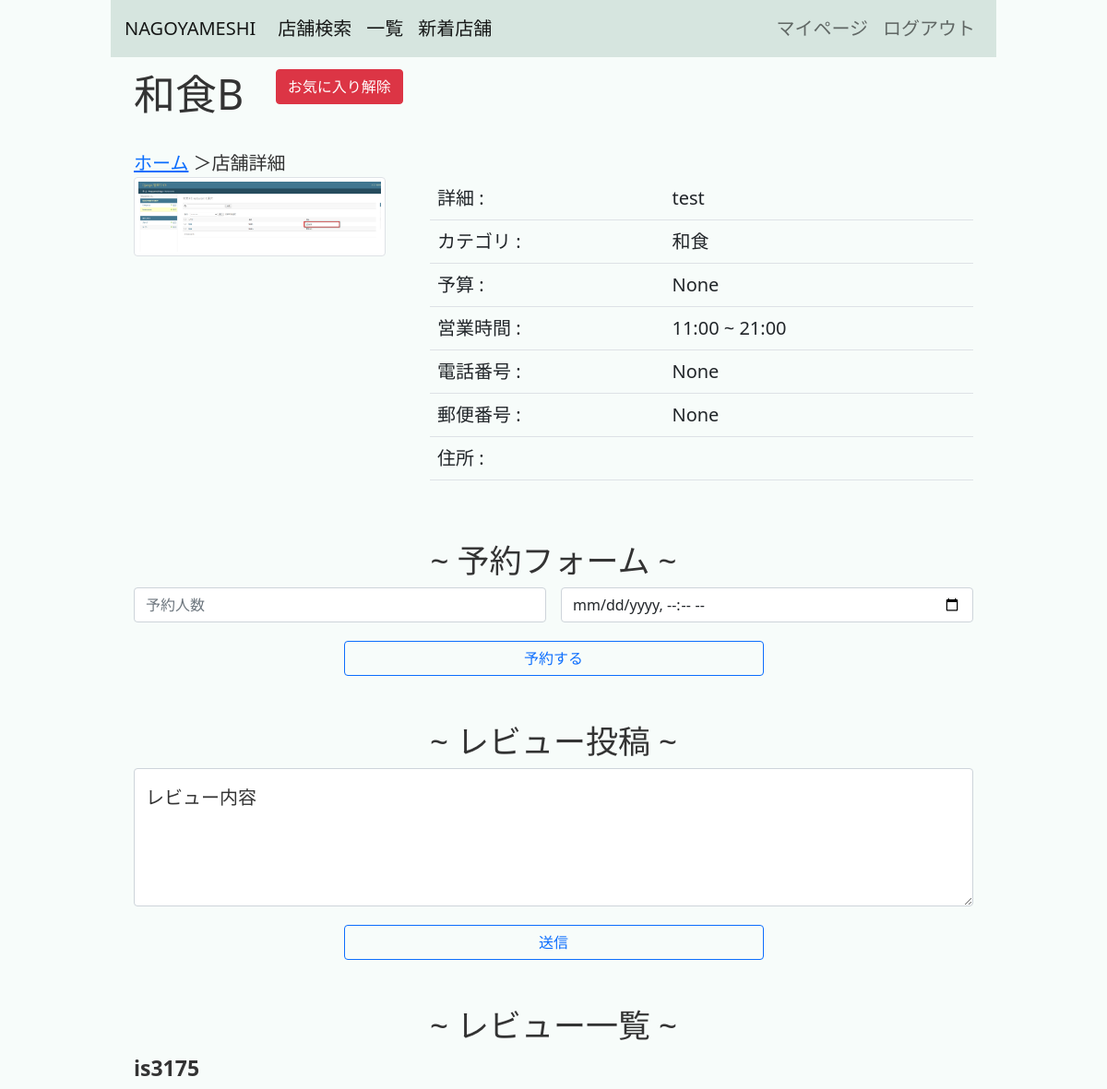
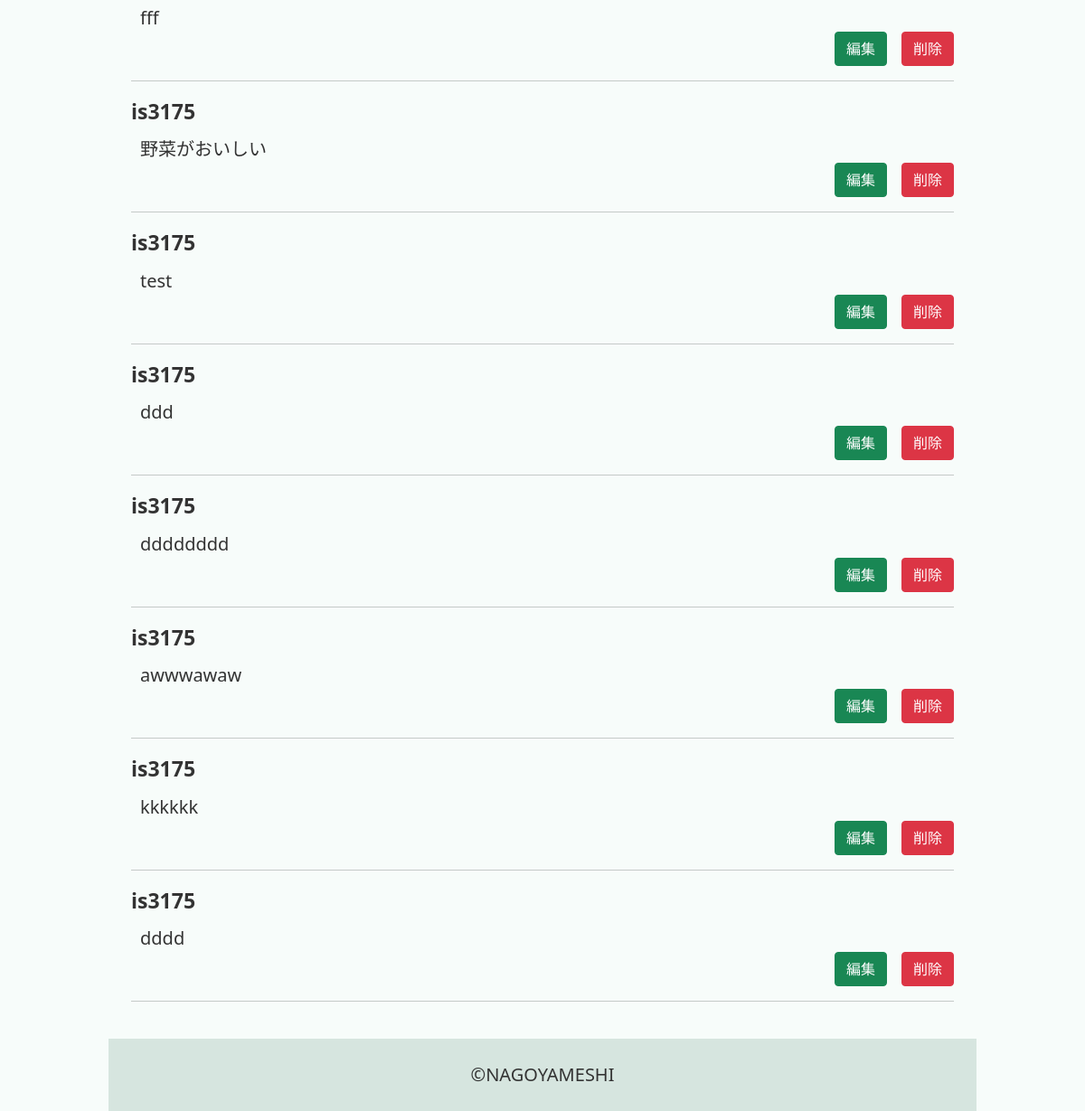
/restaurant/9/ (signed in), run on an earlier commit of the app's database (2 pictures, top to bottom).
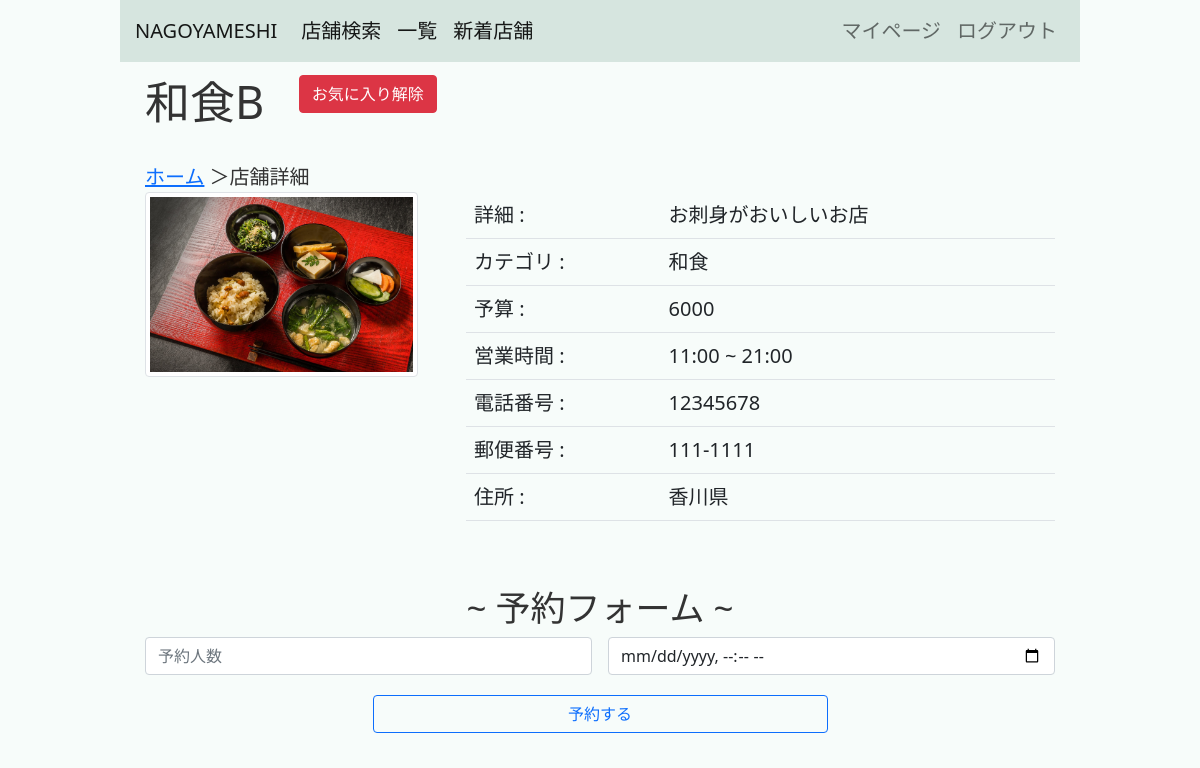
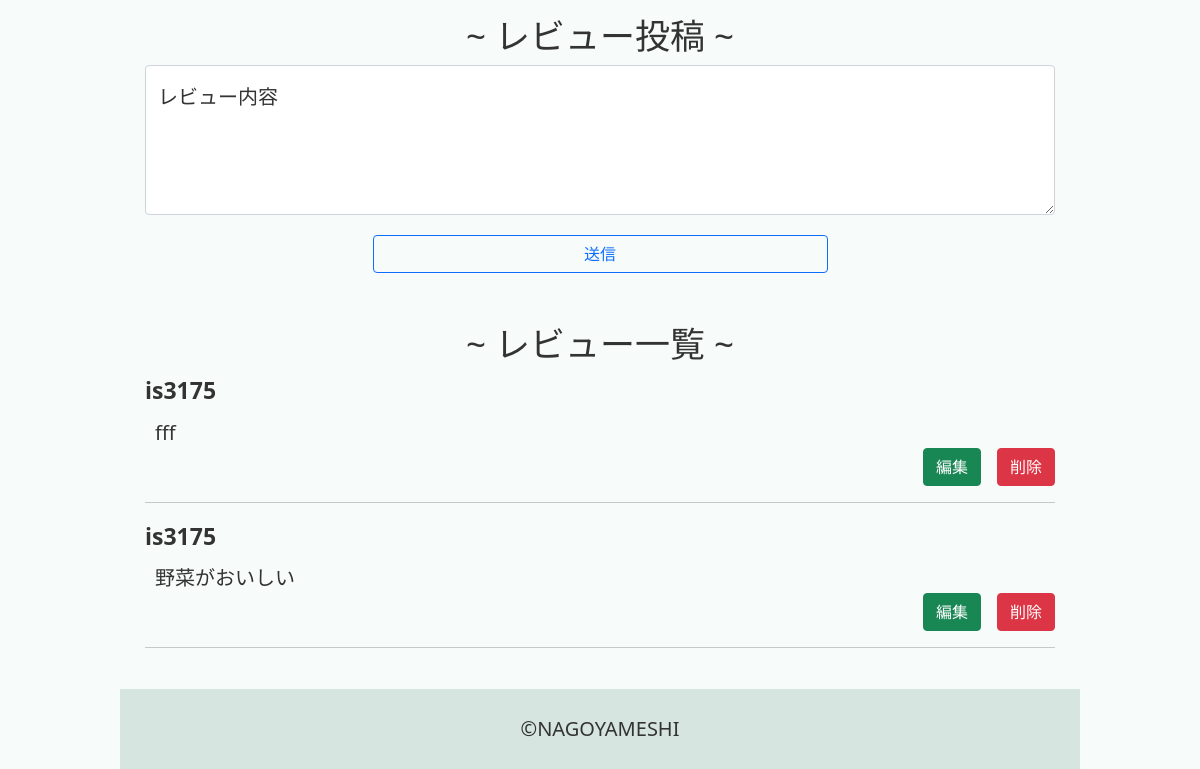
And on a later commit of the database (2 pictures, top to bottom).
### nagoyameshiapp/models.py (models this page shows, shortened)
class Restaurant(models.Model):
    category    = models.ForeignKey(Category, verbose_name="カテゴリ", on_delete=models.CASCADE)
    name        = models.CharField(verbose_name="名前", max_length=50)
    image       = models.ImageField(verbose_name="画像", upload_to="nagoyameshiapp/restaurant/image/",blank=True,null=True)
    description = models.CharField(verbose_name="店舗説明", max_length=500)
    start_at    = models.TimeField(verbose_name="営業開始時間", default=timezone.now)
    end_at      = models.TimeField(verbose_name="営業終了時間", default=timezone.now)
    cost        = models.PositiveIntegerField(verbose_name="価格帯", blank=True, null=True)
    post_code   = models.CharField(verbose_name="郵便番号", max_length=8, blank=True, null=True)
    address     = models.CharField(verbose_name="住所", max_length=100, blank=True)
    tel         = models.CharField(verbose_name="電話番号", max_length=11, blank=True, null=True)
    created_at  = models.DateTimeField(verbose_name="投稿日時", default=timezone.now)
    updated_at  = models.DateTimeField(verbose_name="更新日時", auto_now=True)

class Review(models.Model):
    restaurant  = models.ForeignKey(Restaurant, verbose_name="店舗", on_delete=models.CASCADE)
    user        = models.ForeignKey(User, verbose_name="投稿者", on_delete=models.CASCADE)
    content     = models.CharField(verbose_name="内容", max_length=100)
    created_at  = models.DateTimeField(verbose_name="投稿日時", default=timezone.now)
    updated_at  = models.DateTimeField(verbose_name="更新日時", auto_now=True)

class Category(models.Model):
    name        = models.CharField(verbose_name="名前", max_length=15)
    created_at  = models.DateTimeField(verbose_name="作成日時", default=timezone.now)
    updated_at  = models.DateTimeField(verbose_name="更新日時", auto_now=True)
    def __str__(self):
        return self.name

### nagoyameshiapp/views.py (the view)
class RestaurantView(LoginRequiredMixin,View):
    def get(self, request, pk, *args, **kwargs):
        context = {}
        context["restaurant"] = Restaurant.objects.filter(id=pk).first()
        context["reviews"]    = Review.objects.filter(restaurant=pk)
        if Favorite.objects.filter(restaurant=pk, user=request.user):
            context["is_favorite"] = True
        else:
            context["is_favorite"] = False
        return render(request, "nagoyameshiapp/restaurant.html", context)

### templates/nagoyameshiapp/restaurant.html (shortened to what the changed rows need)
{% extends "nagoyameshiapp/base.html" %}
{% block main %}
<article>
    <div class="restaurant_name">
        <h1 >{{ restaurant.name }}</h1>
        <form action="{% url 'nagoyameshiapp:favorite' restaurant.id %}" method="post">
            <div class="d-grid gap-2 col-6 mx-auto">
            </div>
        </form>
    </div>
    <div class="restaurant_table gap-5">
        <img class="img-thumbnail" src="{{ restaurant.image.url }}" style="width: 30% ; height: 30%;">
        <table class="table">
            <tr>
                <td>
                    <span>{{ restaurant.description }}</span>
                </td>
            </tr>
            <tr>
                <td>
                    <span>{{ restaurant.category }}</span>
                </td>
            </tr>
            <tr>
                <td>
                    <span>{{ restaurant.cost }}</span>
                </td>
            </tr>
            <tr>
                <td>
                    <span>{{ restaurant.start_at }} ~ {{ restaurant.end_at }}</span>
                </td>
            </tr>
            <tr>
                <td>
                    <span>{{ restaurant.tel }}</span>
                </td>
            </tr>
            <tr>
                <td>
                    <span>{{ restaurant.post_code }}</span>
                </td>
            </tr>
            <tr>
                <td>
                    <span>住所 :</span>
                </td>
                <td>
                    <span>{{ restaurant.address }}</span>
                </td>
            </tr>
        </table>
    </div>
    <h2 class="subtitle">~ 予約フォーム ~</h2>
    <h2 class="subtitle">~ レビュー投稿 ~</h2>
    <h2 class="subtitle">~ レビュー一覧 ~</h2>
    {% for review in reviews %}
    <div>
        <div id="reviewuser">{{ review.user }}</div>
        <div id="reviewcontent">{{ review.content }}</div>
        {% if request.user == review.user %}
        <div class="d-flex justify-content-end gap-3">
            <a href="{% url 'nagoyameshiapp:review_edit' review.id %}" class="btn btn-success" >編集</a>
            <form action="{% url 'nagoyameshiapp:review_delete' review.id %}" method="post">
                <input type="submit" value="削除" class="btn btn-danger ">
            </form>
        </div>
        {% endif %}
        <hr>
    </div>
    {% endfor %}
</article>
{% endblock %}

What changed in the data, as far as the page shows it:
removed Review: user "is3175", content "test"
removed Review: user "is3175", content "ddd"
removed Review: user "is3175", content "dddddddd"
removed Review: user "is3175", content "awwwawaw"
removed Review: user "is3175", content "kkkkkk"
removed Review: user "is3175", content "dddd"
changed Restaurant "和食B": image: a different picture; description "test" → "お刺身がおいしいお店"; cost "None" → "6000"; tel "None" → "12345678"; post_code "None" → "111-1111"; address (not shown) → "香川県"
